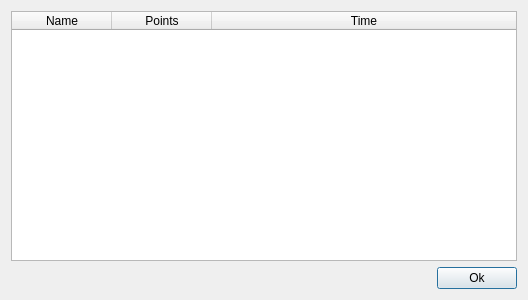
<?xml version="1.0" encoding="UTF-8"?>
<ui version="4.0">
 <class>Highscore</class>
 <widget class="QDialog" name="Highscore">
  <property name="windowModality">
   <enum>Qt::WindowModal</enum>
  </property>
  <property name="geometry">
   <rect>
    <x>0</x>
    <y>0</y>
    <width>528</width>
    <height>300</height>
   </rect>
  </property>
  <property name="minimumSize">
   <size>
    <width>528</width>
    <height>300</height>
   </size>
  </property>
  <property name="windowTitle">
   <string>Patience - Highscore</string>
  </property>
  <layout class="QVBoxLayout" name="verticalLayout">
   <item>
    <widget class="QTableWidget" name="tabelle">
     <property name="editTriggers">
      <set>QAbstractItemView::NoEditTriggers</set>
     </property>
     <property name="selectionBehavior">
      <enum>QAbstractItemView::SelectRows</enum>
     </property>
     <property name="verticalScrollMode">
      <enum>QAbstractItemView::ScrollPerPixel</enum>
     </property>
     <property name="horizontalScrollMode">
      <enum>QAbstractItemView::ScrollPerPixel</enum>
     </property>
     <attribute name="horizontalHeaderStretchLastSection">
      <bool>true</bool>
     </attribute>
     <column>
      <property name="text">
       <string>Name</string>
      </property>
     </column>
     <column>
      <property name="text">
       <string>Points</string>
      </property>
     </column>
     <column>
      <property name="text">
       <string>Time</string>
      </property>
     </column>
    </widget>
   </item>
   <item>
    <layout class="QHBoxLayout" name="horizontalLayout">
     <item>
      <spacer name="horizontalSpacer">
       <property name="orientation">
        <enum>Qt::Horizontal</enum>
       </property>
       <property name="sizeHint" stdset="0">
        <size>
         <width>40</width>
         <height>20</height>
        </size>
       </property>
      </spacer>
     </item>
     <item>
      <widget class="QPushButton" name="ok_button">
       <property name="text">
        <string>Ok</string>
       </property>
       <property name="autoDefault">
        <bool>false</bool>
       </property>
       <property name="default">
        <bool>true</bool>
       </property>
      </widget>
     </item>
    </layout>
   </item>
  </layout>
 </widget>
 <resources/>
 <connections>
  <connection>
   <sender>ok_button</sender>
   <signal>clicked()</signal>
   <receiver>Highscore</receiver>
   <slot>accept()</slot>
   <hints>
    <hint type="sourcelabel">
     <x>485</x>
     <y>275</y>
    </hint>
    <hint type="destinationlabel">
     <x>356</x>
     <y>263</y>
    </hint>
   </hints>
  </connection>
 </connections>
</ui>
